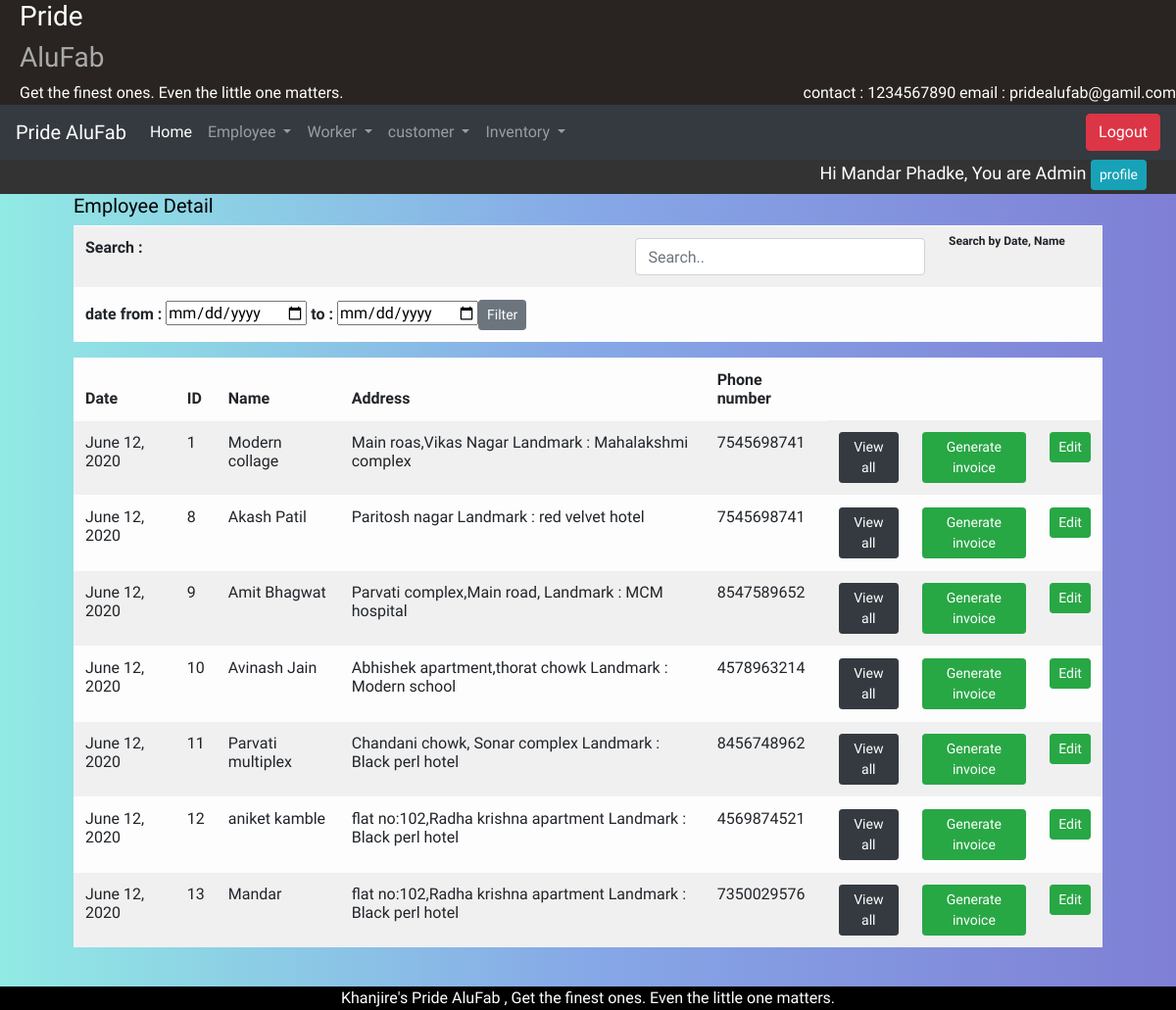
The app's page /DetailCust (signed in) with its own data.
### alufab/models.py (models this page shows, shortened)
class Employee(models.Model):
    Emp_id = models.ForeignKey(User, on_delete=models.CASCADE)
    phono = models.IntegerField(default=0)
    Address = models.CharField(default=' ',max_length=100)
    city = models.CharField(default='Ichalkaranji',max_length=20)
    de = [
        ('Manager','Manager'),
        ('Supervisor','Supervisor'),
        ('Admin', 'Admin')
    ]
    designation = models.CharField(max_length=10, choices=de)
    Paymentperday = models.FloatField(default=0)
    is_working=models.BooleanField(default=True)

class customer(models.Model):
    Emp_id = models.ForeignKey(Employee, on_delete=models.CASCADE)
    name = models.CharField(max_length=30)
    email = models.EmailField(max_length=50)
    address = models.CharField(max_length=100)
    city = models.CharField(max_length=100,default='Ichalkaranji')
    phono = models.CharField(max_length=10)
    is_complete = models.BooleanField(default=False)
    cust_date = models.DateField(default=datetime.now, blank=True)
    completion_date = models.DateField(null=True)
    total_payment = models.FloatField(default=0)
    is_active=models.BooleanField(default=True)

### alufab/views.py (the view)
# urls.py: path("DetailCust", views.DetailCust, name='DetailCust'),
def DetailCust(request):
    obj=customer.objects.all()
    empid = request.user.id
    desig = Employee.objects.get(Emp_id=empid)
    data={'obj':obj,'desig':desig}
    return render(request, 'alufab/customer_list.html', data)

### templates/alufab/customer_list.html (shortened to what this page needs)
{% extends 'home.html' %}
{% block content %}
<div class="detail_view">
    <h5>Employee Detail</h5>
    <table class="table table-light table-responsive-sm table-striped table_detail">
        <tr><Th colspan="3">Search : </Th><th colspan="3"><input class="form-control" id="myInput" type="text" placeholder="Search.."></th><th><sub>Search by Date, Name</sub></th></tr>
<tr>
    <th><form method="get" action="{% url 'filterCustomer' %}">date from : <input type="date" name="from"/> to : <input type="date" name="to"/><button type="submit" name="filter" class="btn btn-secondary btn-sm">Filter</button></form></th>
</tr>
    </table>
    <table class="table table-light table-responsive-sm table-striped table_detail" id="myTable">
      <thead>
          <tr>
              <th class="sort">Date</th>
                <th class="sort">ID</th>
                <th class="sort">Name</th>
                <th class="sort">Address</th>
                <th class="sort">Phone number</th>
            </tr
          </thead>
          <tbody>
            {%for i in obj%}
            <tr>
                <td><label>{{i.cust_date}}</label></td>
                <td><label>{{i.id}}</label></td>
                <td><label>{{i.name}}</label></td>
                <td><label>{{i.address}}</label></td>
                <td><label>{{i.phono}}</label></td>
                <td><a href="{% url 'mesdetail' i.id%}"><button class="btn btn-sm btn-dark">View all</button></a></td>
                <td><a  href="{% url 'genratebill' i.id%}"><button class="btn btn-sm btn-success">Generate invoice</button></a></td>
<td><a  href="{% url 'CustomerUpdate' i.id%}"><button class="btn btn-sm btn-success">Edit</button></a></td>
            </tr>
            {%endfor%}
          </tbody>
        </table>
</div>
<br>
{% endblock %}

### templates/home.html (shortened to what this page needs)
{%load static%}
<html lang="en">
<head>
    <link rel="stylesheet" href="https://stackpath.bootstrapcdn.com/bootstrap/4.3.1/css/bootstrap.min.css">
    <link href="https://cdnjs.cloudflare.com/ajax/libs/select2/4.0.6-rc.0/css/select2.min.css" rel="stylesheet" />
<link rel="stylesheet" type="text/css" href="{% static 'css/main.css' %}">
<link rel="stylesheet" type="text/css" href="{% static 'css/util.css' %}">
</head>
<body>
<div class="div_top" >
    <div class="container-">
      <h3 style="color: white;">Pride</h3><h3 style="color: darkgrey;">AluFab</h3><h style="color:white;">Get the finest ones.
        Even the little one matters.</h>
      <div style="float:right; color:white;">
        contact : 1234567890
        email : pridealufab@gamil.com
      </div>
    </div>
  </div>
<nav class="navbar navbar-dark bg-dark navbar-expand-lg sticky-top nav">
    <a class="navbar-brand" href="#">Pride AluFab </a>
    <div class="collapse navbar-collapse" id="navbarSupportedContent">
      <ul class="navbar-nav mr-auto">
        <li class="nav-item active">
          <a class="nav-link" href="{% url 'home'%}">Home</a>
        </li>
          <li class="nav-item dropdown">
            <a class="nav-link dropdown-toggle" href="#" role="button" data-toggle="dropdown" aria-haspopup="true" aria-expanded="false">
              Employee
            </a>
          </li>
          <li class="nav-item dropdown">
            <a class="nav-link dropdown-toggle" href="#" role="button" data-toggle="dropdown" aria-haspopup="true" aria-expanded="false">
              Worker
            </a>
          </li>
          <li class="nav-item dropdown">
            <a class="nav-link dropdown-toggle" href="#" id="navbarDropdown" role="button" data-toggle="dropdown" aria-haspopup="true" aria-expanded="false">
              customer
            </a>
          </li>
          <li class="nav-item dropdown">
            <a class="nav-link dropdown-toggle" href="#" id="navbarDropdown" role="button" data-toggle="dropdown" aria-haspopup="true" aria-expanded="false">
              Inventory
            </a>
          </li>
      </ul>
         <span>
              <a href="{% url 'logout_page'%}"><button class="btn btn-danger">Logout</button></a>
          </span>
    </div>
  </nav>
<div class="div_name">
<span class="Name">
  Hi {{request.user.first_name}} {{request.user.last_name}}, You are {{desig.designation}}
              <a href="{% url 'profile' %}"><button class="btn btn-sm btn-info">profile</button></a>
          </span>
</div>
<div id="wrapper" class="active container-fluid froms">
    {% block content %}{% endblock %}
        </div>
<footer>
      Khanjire's Pride AluFab , Get the finest ones.
        Even the little one matters. </footer>
</body>
</html>

### static/css/main.css (style rules this page uses)
body { color:black; background: #7F7FD5; background: -webkit-linear-gradient(to right, #91EAE4, #86A8E7, #7F7FD5); background: linear-gradient(to right, #91EAE4, #86A8E7, #7F7FD5); }
.froms { width:90%; }
footer { background-color:black; width:100%; color:white; text-align:center; }
nav { width:100%; }
.div_top { text-align: left; padding-left: 20px; background-color:#292421; }
.div_name { background-color:#333333; padding-right:30px; color:white; font-size:18px; height:35px; }
.Name { text-align:right; float:right; }

### static/css/util.css (style rules this page uses)
* { margin: 0; padding: 0; outline: none; box-sizing: border-box; font-family: 'Raleway', sans-serif; }

### records on screen
Employee: designation "Admin"
customer: cust_date "June 12, 2020", id "1", name "Modern collage", address "Main roas,Vikas Nagar Landmark : Mahalakshmi complex", phono "7545698741"
customer: cust_date "June 12, 2020", id "8", name "Akash Patil", address "Paritosh nagar Landmark : red velvet hotel", phono "7545698741"
customer: cust_date "June 12, 2020", id "9", name "Amit Bhagwat", address "Parvati complex,Main road, Landmark : MCM hospital", phono "8547589652"
customer: cust_date "June 12, 2020", id "10", name "Avinash Jain", address "Abhishek apartment,thorat chowk Landmark : Modern school", phono "4578963214"
customer: cust_date "June 12, 2020", id "11", name "Parvati multiplex", address "Chandani chowk, Sonar complex Landmark : Black perl hotel", phono "8456748962"
customer: cust_date "June 12, 2020", id "12", name "aniket kamble", address "flat no:102,Radha krishna apartment Landmark : Black perl hotel", phono "4569874521"
customer: cust_date "June 12, 2020", id "13", name "Mandar", address "flat no:102,Radha krishna apartment Landmark : Black perl hotel", phono "7350029576"

### other values on screen
{{ request.user.first_name }} "Mandar"
{{ request.user.last_name }} "Phadke"
